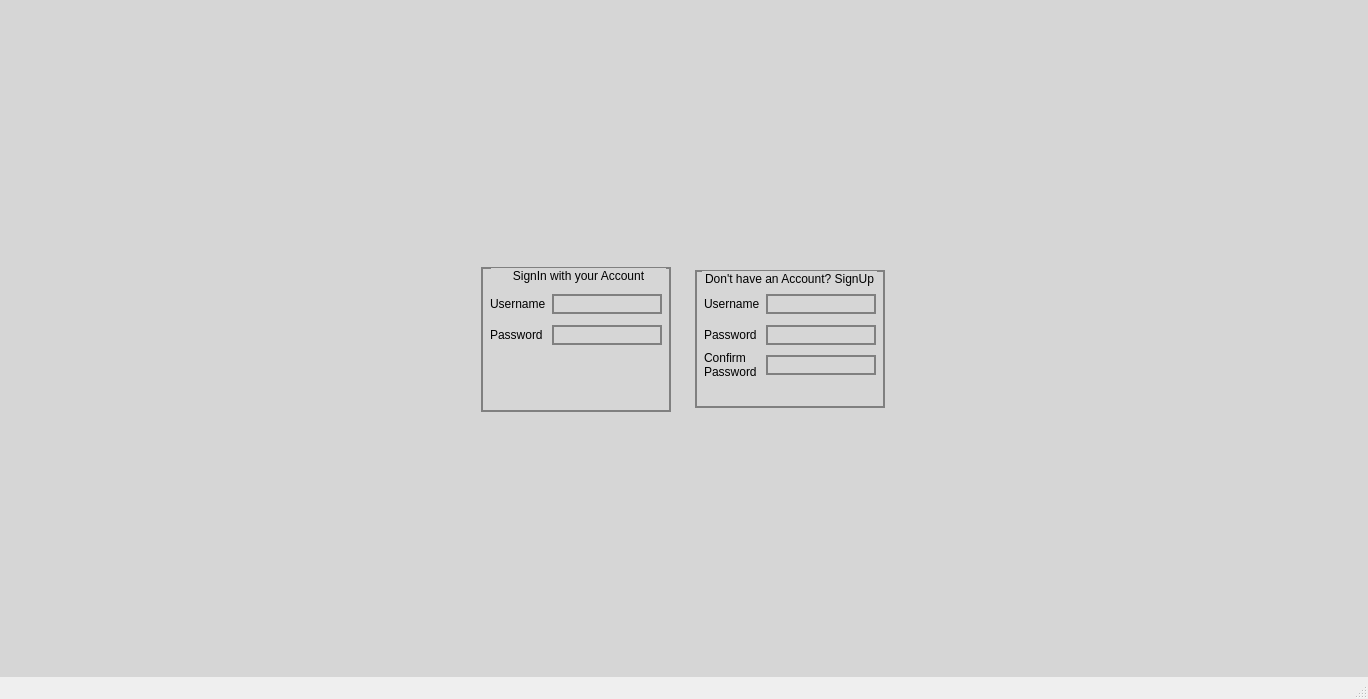
<?xml version="1.0" encoding="UTF-8"?>
<ui version="4.0">
 <class>MainWindow</class>
 <widget class="QMainWindow" name="MainWindow">
  <property name="geometry">
   <rect>
    <x>0</x>
    <y>0</y>
    <width>1368</width>
    <height>699</height>
   </rect>
  </property>
  <property name="windowTitle">
   <string>MainWindow</string>
  </property>
  <property name="styleSheet">
   <string notr="true">background-image: url(:/bkg5.jpg);
</string>
  </property>
  <widget class="QWidget" name="centralwidget">
   <property name="styleSheet">
    <string notr="true">background-color:rgb(214, 214, 214)</string>
   </property>
   <layout class="QVBoxLayout" name="verticalLayout_3">
    <item>
     <widget class="QGroupBox" name="groupBox_3">
      <property name="styleSheet">
       <string notr="true">border: none;
background: transparent;

</string>
      </property>
      <property name="title">
       <string/>
      </property>
      <property name="alignment">
       <set>Qt::AlignRight|Qt::AlignTrailing|Qt::AlignVCenter</set>
      </property>
      <property name="flat">
       <bool>false</bool>
      </property>
      <property name="checkable">
       <bool>false</bool>
      </property>
      <layout class="QHBoxLayout" name="horizontalLayout_10">
       <item>
        <widget class="QWidget" name="widget" native="true">
         <property name="enabled">
          <bool>true</bool>
         </property>
         <property name="sizePolicy">
          <sizepolicy hsizetype="Fixed" vsizetype="Fixed">
           <horstretch>0</horstretch>
           <verstretch>0</verstretch>
          </sizepolicy>
         </property>
         <property name="minimumSize">
          <size>
           <width>459</width>
           <height>0</height>
          </size>
         </property>
         <property name="maximumSize">
          <size>
           <width>459</width>
           <height>16777215</height>
          </size>
         </property>
         <property name="baseSize">
          <size>
           <width>0</width>
           <height>0</height>
          </size>
         </property>
         <property name="styleSheet">
          <string notr="true"> background: transparent</string>
         </property>
         <layout class="QHBoxLayout" name="horizontalLayout_5">
          <property name="sizeConstraint">
           <enum>QLayout::SetDefaultConstraint</enum>
          </property>
          <item>
           <widget class="QGroupBox" name="groupBox">
            <property name="sizePolicy">
             <sizepolicy hsizetype="Fixed" vsizetype="Fixed">
              <horstretch>0</horstretch>
              <verstretch>0</verstretch>
             </sizepolicy>
            </property>
            <property name="styleSheet">
             <string notr="true">border:2px solid grey;
</string>
            </property>
            <property name="title">
             <string>      SignIn with your Account      </string>
            </property>
            <property name="alignment">
             <set>Qt::AlignCenter</set>
            </property>
            <layout class="QVBoxLayout" name="verticalLayout">
             <item>
              <layout class="QHBoxLayout" name="horizontalLayout_8">
               <property name="topMargin">
                <number>6</number>
               </property>
              </layout>
             </item>
             <item>
              <layout class="QHBoxLayout" name="horizontalLayout">
               <property name="topMargin">
                <number>12</number>
               </property>
               <item>
                <widget class="QLabel" name="label">
                 <property name="styleSheet">
                  <string notr="true">border: none;
background: transparent;</string>
                 </property>
                 <property name="text">
                  <string>Username</string>
                 </property>
                </widget>
               </item>
               <item>
                <widget class="QLineEdit" name="lineEdit_username"/>
               </item>
              </layout>
             </item>
             <item>
              <layout class="QHBoxLayout" name="horizontalLayout_2">
               <property name="topMargin">
                <number>5</number>
               </property>
               <item>
                <widget class="QLabel" name="label_2">
                 <property name="styleSheet">
                  <string notr="true">border:none;
background: transparent;</string>
                 </property>
                 <property name="text">
                  <string>Password </string>
                 </property>
                </widget>
               </item>
               <item>
                <widget class="QLineEdit" name="lineEdit_password"/>
               </item>
              </layout>
             </item>
             <item>
              <layout class="QHBoxLayout" name="horizontalLayout_6">
               <property name="topMargin">
                <number>38</number>
               </property>
               <item alignment="Qt::AlignLeft">
                <widget class="QPushButton" name="pushButton_Login">
                 <property name="styleSheet">
                  <string notr="true">border:none;</string>
                 </property>
                 <property name="text">
                  <string/>
                 </property>
                 <property name="autoDefault">
                  <bool>false</bool>
                 </property>
                 <property name="default">
                  <bool>false</bool>
                 </property>
                 <property name="flat">
                  <bool>false</bool>
                 </property>
                </widget>
               </item>
              </layout>
             </item>
            </layout>
           </widget>
          </item>
          <item>
           <widget class="QGroupBox" name="groupBox_2">
            <property name="sizePolicy">
             <sizepolicy hsizetype="Fixed" vsizetype="Fixed">
              <horstretch>0</horstretch>
              <verstretch>0</verstretch>
             </sizepolicy>
            </property>
            <property name="styleSheet">
             <string notr="true">border: 2px solid grey;
</string>
            </property>
            <property name="title">
             <string>Don't have an Account? SignUp</string>
            </property>
            <property name="alignment">
             <set>Qt::AlignCenter</set>
            </property>
            <layout class="QVBoxLayout" name="verticalLayout_2">
             <item>
              <layout class="QHBoxLayout" name="horizontalLayout_9">
               <property name="spacing">
                <number>7</number>
               </property>
               <property name="leftMargin">
                <number>0</number>
               </property>
               <property name="topMargin">
                <number>15</number>
               </property>
              </layout>
             </item>
             <item>
              <layout class="QHBoxLayout" name="horizontalLayout_3">
               <property name="topMargin">
                <number>0</number>
               </property>
               <item>
                <widget class="QLabel" name="label_3">
                 <property name="styleSheet">
                  <string notr="true">border:none;
background: transparent;</string>
                 </property>
                 <property name="text">
                  <string>Username</string>
                 </property>
                </widget>
               </item>
               <item>
                <widget class="QLineEdit" name="lineEdit_userNamaSignUp"/>
               </item>
              </layout>
             </item>
             <item>
              <layout class="QHBoxLayout" name="horizontalLayout_4">
               <property name="topMargin">
                <number>5</number>
               </property>
               <item>
                <widget class="QLabel" name="label_4">
                 <property name="styleSheet">
                  <string notr="true">border:none;
background: transparent;</string>
                 </property>
                 <property name="text">
                  <string>Password </string>
                 </property>
                </widget>
               </item>
               <item>
                <widget class="QLineEdit" name="lineEdit_passwordSignUp"/>
               </item>
              </layout>
             </item>
             <item>
              <layout class="QHBoxLayout" name="horizontalLayout_7">
               <property name="topMargin">
                <number>0</number>
               </property>
               <item>
                <widget class="QLabel" name="label_5">
                 <property name="styleSheet">
                  <string notr="true">border:none;
background: transparent;</string>
                 </property>
                 <property name="text">
                  <string>Confirm
Password </string>
                 </property>
                </widget>
               </item>
               <item>
                <widget class="QLineEdit" name="lineEdit_confPasswordSignUp"/>
               </item>
              </layout>
             </item>
             <item alignment="Qt::AlignLeft">
              <widget class="QPushButton" name="pushButton_signup">
               <property name="styleSheet">
                <string notr="true">border: transparent;</string>
               </property>
               <property name="text">
                <string/>
               </property>
              </widget>
             </item>
            </layout>
           </widget>
          </item>
         </layout>
        </widget>
       </item>
      </layout>
     </widget>
    </item>
   </layout>
  </widget>
  <widget class="QStatusBar" name="statusbar"/>
  <widget class="QMenuBar" name="menubar">
   <property name="geometry">
    <rect>
     <x>0</x>
     <y>0</y>
     <width>1368</width>
     <height>26</height>
    </rect>
   </property>
  </widget>
 </widget>
 <resources/>
 <connections/>
</ui>
